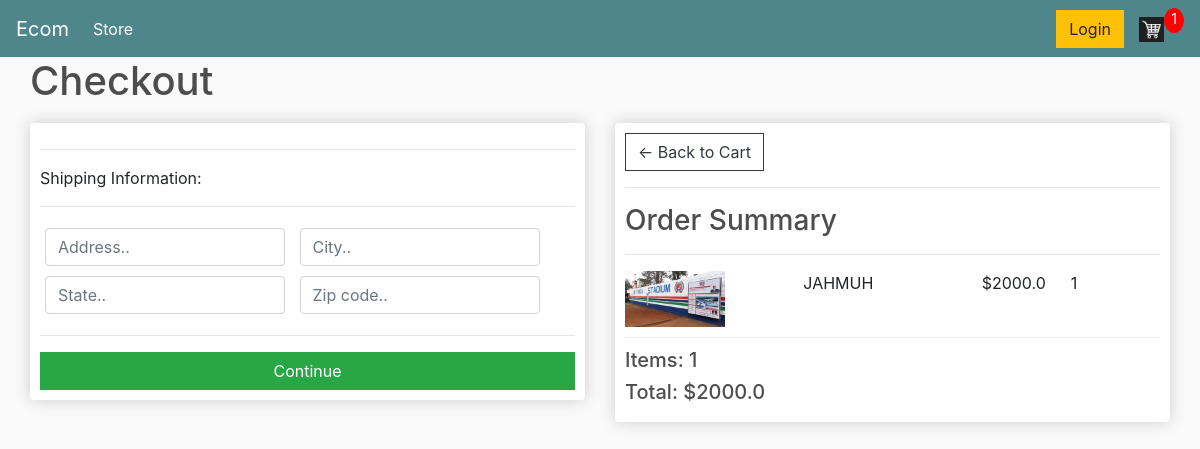
Screenshot of /checkout/ (signed in) with the database file from the repository.
### store/models.py (models this page shows, shortened)
class TicketItem(models.Model):
    event = models.ForeignKey(Event, on_delete=models.SET_NULL, blank=True, null=True)
    order = models.ForeignKey(Order, on_delete=models.SET_NULL, blank= True, null=True, related_name='items')
    quantity = models.IntegerField(default=0, null=True, blank=True)
    date_added = models.DateTimeField(auto_now_add=True)
    @property
    def get_total(self):
        if not self.event:
            print("No event linked to this TicketItem.")
            return 0  # or handle as you see fit
        ticket_price = self.event.ticket_price if self.event.ticket_price is not None else 0
        total = ticket_price * self.quantity
        return total

class Event(models.Model):
    title = models.CharField(default='title',max_length=20)
    digital = models.BooleanField(default = False, null=True, blank=True)
    description = models.CharField(default='describe',max_length= 200)
    date = models.DateField(null=True)
    ticket_price = models.FloatField(blank=True, null=True)
    start_time = models.TimeField(null=True)
    end_time = models.TimeField(null=True)
    location = models.CharField(max_length=50, null=True)
    max_ticket = models.IntegerField(default='0',null=True)
    image = models.ImageField(null=True,blank=True)
    @property
    def imageURL(self):
        try:
            url = self.image.url
        except:
            url = ''
        return url

class Order(models.Model):
    customer = models.ForeignKey(Customer, on_delete=models.SET_NULL, blank=True, null=True)
    date_booked = models.DateTimeField(auto_now_add=True)
    complete = models.BooleanField(default=False, null=True,blank=True)
    transaction_id = models.CharField(max_length=300, null=True)
    @property
    def shipping(self):
        shipping = False
        ticketItem = self.items.all()
        for item in ticketItem:
            if item.event.digital == False:
                shipping = True
        return shipping
    @property
    def get_cart_total(self):
        orderItems = self.items.all()
        total = sum([item.get_total for item in orderItems])
        return total
    def get_cart_items(self):
        orderItems = self.items.all()
        total = sum([item.quantity for item in orderItems ])
        return total

### store/views.py (the view)
# urls.py: path('checkout/', views.checkout, name ='checkout'),
def checkout(request):
    data = cartData(request)
    cartItems = data['cartItems']
    order = data['order']
    items = data['items']
    context = {'items':items, 'order':order, 'cartItems':cartItems}
    return render (request, 'store/checkout.html',context)

### store/utils.py (called while the page is built)
def cartData(request):
    if request.user.is_authenticated:
        customer = request.user.customer
        order, created = Order.objects.get_or_create(customer=customer, complete=False)
        items = order.items.all()
        cartItems = order.get_cart_items()
    else:
        cookieData = cookieCart(request)
        cartItems = cookieData['cartItems']
        order = cookieData['order']
        items = cookieData['items']
    return {'cartItems': cartItems, 'order': order, 'items': items}

### store/templates/store/checkout.html (shortened to what this page needs)
{% extends 'store/main.html' %}
{% load static %}
{% block content %}
<h1>Checkout</h1>
<div class="row">
	<div class="col-lg-6">
		<div class="box-element" id="form-wrapper">
            <form id="form">
                <div id="shipping-info">
                    <hr>
                    <p>Shipping Information:</p>
                    <hr>
                    <div class="form-field">
                        <input class="form-control" type="text" name="address" placeholder="Address..">
                    </div>
                    <div class="form-field">
                        <input class="form-control" type="text" name="city" placeholder="City..">
                    </div>
                    <div class="form-field">
                        <input class="form-control" type="text" name="state" placeholder="State..">
                    </div>
                    <div class="form-field">
                        <input class="form-control" type="text" name="zipcode" placeholder="Zip code..">
                    </div>
                </div>
                <hr>
                <input id="form-button" class="btn btn-success btn-block" type="submit" value="Continue">
            </form>
		</div>
        <br>
	</div>
	<div class="col-lg-6">
		<div class="box-element">
                <a  class="btn btn-outline-dark" href="{% url 'cart' %}">&#x2190; Back to Cart</a>
                <hr>
                <h3>Order Summary</h3>
                <hr>
                {% for item in items %}
                <div class="cart-row">
                    <div style="flex:2"><img class="row-image" src="{{item.event.imageURL}}"></div>
                    <div style="flex:2"><p>{{item.event.title}}</p></div>
                    <div style="flex:1"><p>${{item.event.ticket_price}}</p></div>
                    <div style="flex:1"><p>{{item.quantity}}</p></div>
                </div>
                {% endfor %}
                <h5>Items:   {{order.get_cart_items}}</h5>
                <h5>Total:   ${{order.get_cart_total}}</h5>
		</div>
	</div>
</div>
{% endblock content %}

### static/css/landing.css (style rules this page uses)
* { box-sizing: border-box; margin: 0; padding: 0; }
body { background-color: hsl(0, 0%, 98%); margin: 0; padding: 0; width: 100%; overflow-x: hidden; }
h1, h2, h4, h5, h6 { color: hsl(0, 0%, 30%); }
.box-element { box-shadow: hsl(0, 0%, 80%) 0 0 16px; background-color: #fff; border-radius: 4px; padding: 10px; }
.col-lg-4, .col-lg-6, .col-lg-8, .col-lg-12 { margin-top: 10px; }
.btn { border-radius: 0; }
.row-image { width: 100px; }
.form-field { width: 250px; display: inline-block; padding: 5px; }
.cart-row { display: flex; align-items: flex-stretch; padding-bottom: 10px; margin-bottom: 10px; border-bottom: 1px solid #ececec; }
body { font-family: Arial, sans-serif; }

### static/css/main.css (style rules this page uses)
* { box-sizing: border-box; margin: 0; padding: 0; }
body { background-color: hsl(0, 0%, 98%); margin: 0; padding: 0; width: 100%; overflow-x: hidden; }
h1, h2, h3, h4, h5, h6 { color: hsl(0, 0%, 30%); }
.box-element { box-shadow: hsl(0, 0%, 80%) 0 0 16px; background-color: #fff; border-radius: 4px; padding: 10px; }
.col-lg-4, .col-lg-6, .col-lg-8, .col-lg-12 { margin-top: 10px; }
.btn { border-radius: 0; }
.row-image { width: 100px; }
.form-field { width: 250px; display: inline-block; padding: 5px; }
.cart-row { display: flex; align-items: flex-stretch; padding-bottom: 10px; margin-bottom: 10px; border-bottom: 1px solid #ececec; }

### rows the page displays
TicketItem: event.imageURL (picture), event "JAHMUH", event.ticket_price "2000.0", quantity "1"
Order: get_cart_items "1", get_cart_total "2000.0"

### other values shown
{{ cartItems }} "1"
